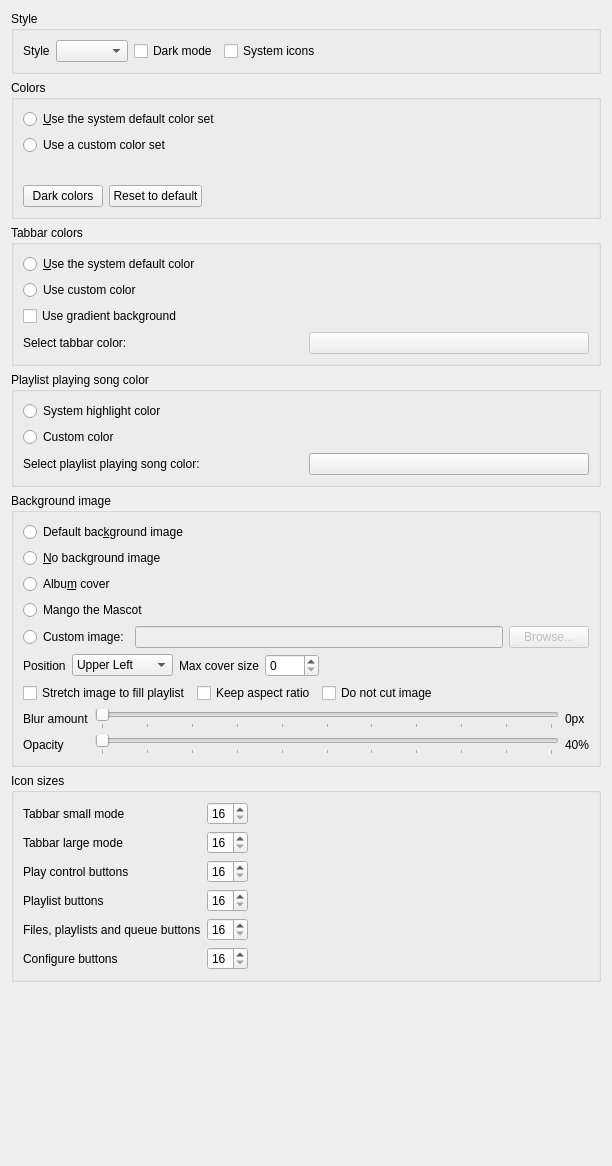
<?xml version="1.0" encoding="UTF-8"?>
<ui version="4.0">
 <class>AppearanceSettingsPage</class>
 <widget class="QWidget" name="AppearanceSettingsPage">
  <property name="geometry">
   <rect>
    <x>0</x>
    <y>0</y>
    <width>612</width>
    <height>1166</height>
   </rect>
  </property>
  <property name="windowTitle">
   <string>Appearance</string>
  </property>
  <layout class="QVBoxLayout" name="layout_appearancesettingspage">
   <item>
    <widget class="QGroupBox" name="groupbox_style">
     <property name="title">
      <string>Style</string>
     </property>
     <layout class="QVBoxLayout" name="verticalLayout">
      <item>
       <layout class="QHBoxLayout" name="layout_style">
        <item>
         <widget class="QLabel" name="label_style">
          <property name="text">
           <string>Style</string>
          </property>
         </widget>
        </item>
        <item>
         <widget class="QComboBox" name="combobox_style">
          <property name="toolTip">
           <string>You might need to restart Mango for this setting to fully apply</string>
          </property>
         </widget>
        </item>
        <item>
         <widget class="QCheckBox" name="checkbox_dark_mode">
          <property name="text">
           <string>Dark mode</string>
          </property>
         </widget>
        </item>
        <item>
         <widget class="QCheckBox" name="checkbox_system_icons">
          <property name="toolTip">
           <string>You need to restart Mango for this setting to take affect</string>
          </property>
          <property name="text">
           <string>System icons</string>
          </property>
         </widget>
        </item>
        <item>
         <spacer name="spacer_style">
          <property name="orientation">
           <enum>Qt::Horizontal</enum>
          </property>
          <property name="sizeHint" stdset="0">
           <size>
            <width>40</width>
            <height>20</height>
           </size>
          </property>
         </spacer>
        </item>
       </layout>
      </item>
     </layout>
    </widget>
   </item>
   <item>
    <widget class="QGroupBox" name="groupbox_colors">
     <property name="toolTip">
      <string>Changing colors is only supported with some styles</string>
     </property>
     <property name="title">
      <string>Colors</string>
     </property>
     <layout class="QVBoxLayout" name="layout_colors">
      <item>
       <widget class="QRadioButton" name="use_system_color_set">
        <property name="text">
         <string>&amp;Use the system default color set</string>
        </property>
       </widget>
      </item>
      <item>
       <widget class="QRadioButton" name="use_custom_color_set">
        <property name="text">
         <string>Use a custom color set</string>
        </property>
       </widget>
      </item>
      <item>
       <widget class="QWidget" name="widget_custom_colors" native="true">
        <layout class="QFormLayout" name="layout_custom_colors"/>
       </widget>
      </item>
      <item>
       <layout class="QHBoxLayout" name="layout_color_presets">
        <item>
         <widget class="QPushButton" name="button_dark_colors">
          <property name="toolTip">
           <string>Set a custom color set suitable for a dark theme</string>
          </property>
          <property name="text">
           <string>Dark colors</string>
          </property>
         </widget>
        </item>
        <item>
         <widget class="QPushButton" name="button_reset_colors">
          <property name="toolTip">
           <string>Reset the custom color set to the system default colors</string>
          </property>
          <property name="text">
           <string>Reset to default</string>
          </property>
         </widget>
        </item>
        <item>
         <spacer name="spacer_color_presets">
          <property name="orientation">
           <enum>Qt::Horizontal</enum>
          </property>
          <property name="sizeHint" stdset="0">
           <size>
            <width>40</width>
            <height>20</height>
           </size>
          </property>
         </spacer>
        </item>
       </layout>
      </item>
     </layout>
    </widget>
   </item>
   <item>
    <widget class="QGroupBox" name="groupbox_tabbar_colors">
     <property name="title">
      <string>Tabbar colors</string>
     </property>
     <layout class="QVBoxLayout" name="layout_tabbar_colors">
      <item>
       <widget class="QRadioButton" name="tabbar_system_color">
        <property name="text">
         <string>&amp;Use the system default color</string>
        </property>
       </widget>
      </item>
      <item>
       <widget class="QRadioButton" name="tabbar_custom_color">
        <property name="text">
         <string>Use custom color</string>
        </property>
       </widget>
      </item>
      <item>
       <widget class="QCheckBox" name="tabbar_gradient">
        <property name="text">
         <string>Use gradient background</string>
        </property>
       </widget>
      </item>
      <item>
       <layout class="QHBoxLayout" name="layout_tabbar_color">
        <item>
         <widget class="QLabel" name="label_tabbar_color">
          <property name="enabled">
           <bool>true</bool>
          </property>
          <property name="text">
           <string>Select tabbar color:</string>
          </property>
         </widget>
        </item>
        <item>
         <widget class="QPushButton" name="select_tabbar_color">
          <property name="enabled">
           <bool>false</bool>
          </property>
          <property name="text">
           <string notr="true"/>
          </property>
         </widget>
        </item>
       </layout>
      </item>
     </layout>
    </widget>
   </item>
   <item>
    <widget class="QGroupBox" name="playlist_playing_song_color">
     <property name="title">
      <string>Playlist playing song color</string>
     </property>
     <layout class="QVBoxLayout" name="layout_playlist_playing_song_color">
      <item>
       <widget class="QRadioButton" name="playlist_playing_song_color_system">
        <property name="text">
         <string>System highlight color</string>
        </property>
       </widget>
      </item>
      <item>
       <widget class="QRadioButton" name="playlist_playing_song_color_custom">
        <property name="text">
         <string>Custom color</string>
        </property>
       </widget>
      </item>
      <item>
       <layout class="QHBoxLayout" name="layout_playlist_playing_song_color_custom">
        <item>
         <widget class="QLabel" name="label_select_playlist_playing_song_color">
          <property name="text">
           <string>Select playlist playing song color:</string>
          </property>
         </widget>
        </item>
        <item>
         <widget class="QPushButton" name="select_playlist_playing_song_color">
          <property name="text">
           <string/>
          </property>
         </widget>
        </item>
       </layout>
      </item>
     </layout>
    </widget>
   </item>
   <item>
    <widget class="QGroupBox" name="groupbox_background_image">
     <property name="title">
      <string>Background image</string>
     </property>
     <layout class="QVBoxLayout" name="layout_background_image">
      <item>
       <widget class="QRadioButton" name="use_default_background">
        <property name="text">
         <string>Default bac&amp;kground image</string>
        </property>
       </widget>
      </item>
      <item>
       <widget class="QRadioButton" name="use_no_background">
        <property name="text">
         <string>&amp;No background image</string>
        </property>
       </widget>
      </item>
      <item>
       <widget class="QRadioButton" name="use_album_cover_background">
        <property name="toolTip">
         <string>The album cover of the currently playing song</string>
        </property>
        <property name="text">
         <string>Albu&amp;m cover</string>
        </property>
       </widget>
      </item>
      <item>
       <widget class="QRadioButton" name="use_mango_background">
        <property name="text">
         <string notr="true">Mango the Mascot</string>
        </property>
       </widget>
      </item>
      <item>
       <layout class="QHBoxLayout" name="layout_custom_image">
        <item>
         <widget class="QRadioButton" name="use_custom_background_image">
          <property name="text">
           <string>Custom image:</string>
          </property>
         </widget>
        </item>
        <item>
         <widget class="QLineEdit" name="background_image_filename">
          <property name="enabled">
           <bool>false</bool>
          </property>
          <property name="text">
           <string notr="true"/>
          </property>
         </widget>
        </item>
        <item>
         <widget class="QPushButton" name="select_background_image_filename_button">
          <property name="enabled">
           <bool>false</bool>
          </property>
          <property name="text">
           <string>Browse...</string>
          </property>
         </widget>
        </item>
       </layout>
      </item>
      <item>
       <widget class="QWidget" name="widget_background_image_options" native="true">
        <layout class="QVBoxLayout" name="layout_custom_background_image_options">
         <property name="leftMargin">
          <number>0</number>
         </property>
         <property name="topMargin">
          <number>0</number>
         </property>
         <property name="rightMargin">
          <number>0</number>
         </property>
         <property name="bottomMargin">
          <number>0</number>
         </property>
         <item>
          <widget class="QWidget" name="widget_background_image_custom_position" native="true">
           <layout class="QHBoxLayout" name="layout_custom_position">
            <property name="leftMargin">
             <number>0</number>
            </property>
            <property name="topMargin">
             <number>0</number>
            </property>
            <property name="rightMargin">
             <number>0</number>
            </property>
            <property name="bottomMargin">
             <number>0</number>
            </property>
            <item>
             <widget class="QLabel" name="label_background_image_position">
              <property name="text">
               <string>Position</string>
              </property>
             </widget>
            </item>
            <item>
             <widget class="QComboBox" name="combobox_background_image_position">
              <item>
               <property name="text">
                <string>Upper Left</string>
               </property>
              </item>
              <item>
               <property name="text">
                <string>Upper Right</string>
               </property>
              </item>
              <item>
               <property name="text">
                <string>Middle</string>
               </property>
              </item>
              <item>
               <property name="text">
                <string>Bottom Left</string>
               </property>
              </item>
              <item>
               <property name="text">
                <string>Bottom Right</string>
               </property>
              </item>
             </widget>
            </item>
            <item>
             <widget class="QLabel" name="label_background_image_max_cover_size">
              <property name="text">
               <string>Max cover size</string>
              </property>
             </widget>
            </item>
            <item>
             <widget class="QSpinBox" name="spinbox_background_image_maxsize">
              <property name="minimum">
               <number>0</number>
              </property>
              <property name="maximum">
               <number>9000</number>
              </property>
             </widget>
            </item>
            <item>
             <spacer name="spacer_background_image_position">
              <property name="orientation">
               <enum>Qt::Horizontal</enum>
              </property>
              <property name="sizeHint" stdset="0">
               <size>
                <width>40</width>
                <height>20</height>
               </size>
              </property>
             </spacer>
            </item>
           </layout>
          </widget>
         </item>
         <item>
          <widget class="QWidget" name="widget_background_image_stretch" native="true">
           <layout class="QHBoxLayout" name="layout_background_image_stretch">
            <property name="leftMargin">
             <number>0</number>
            </property>
            <property name="topMargin">
             <number>0</number>
            </property>
            <property name="rightMargin">
             <number>0</number>
            </property>
            <property name="bottomMargin">
             <number>0</number>
            </property>
            <item>
             <widget class="QCheckBox" name="checkbox_background_image_stretch">
              <property name="text">
               <string>Stretch image to fill playlist</string>
              </property>
             </widget>
            </item>
            <item>
             <widget class="QCheckBox" name="checkbox_background_image_keep_aspect_ratio">
              <property name="text">
               <string>Keep aspect ratio</string>
              </property>
             </widget>
            </item>
            <item>
             <widget class="QCheckBox" name="checkbox_background_image_do_not_cut">
              <property name="text">
               <string>Do not cut image</string>
              </property>
             </widget>
            </item>
            <item>
             <spacer name="spacer_background_image_stretch">
              <property name="orientation">
               <enum>Qt::Horizontal</enum>
              </property>
              <property name="sizeHint" stdset="0">
               <size>
                <width>40</width>
                <height>20</height>
               </size>
              </property>
             </spacer>
            </item>
           </layout>
          </widget>
         </item>
         <item>
          <layout class="QGridLayout" name="layout_background_image_blur_opacity">
           <item row="0" column="0">
            <widget class="QLabel" name="label_background_image_blur">
             <property name="enabled">
              <bool>true</bool>
             </property>
             <property name="text">
              <string>Blur amount</string>
             </property>
            </widget>
           </item>
           <item row="0" column="1">
            <widget class="QSlider" name="slider_background_image_blur">
             <property name="minimum">
              <number>0</number>
             </property>
             <property name="maximum">
              <number>100</number>
             </property>
             <property name="orientation">
              <enum>Qt::Horizontal</enum>
             </property>
             <property name="tickPosition">
              <enum>QSlider::TicksBelow</enum>
             </property>
             <property name="tickInterval">
              <number>10</number>
             </property>
            </widget>
           </item>
           <item row="0" column="2">
            <widget class="QLabel" name="label_background_image_blur_radius">
             <property name="enabled">
              <bool>true</bool>
             </property>
             <property name="text">
              <string>0px</string>
             </property>
            </widget>
           </item>
           <item row="1" column="0">
            <widget class="QLabel" name="label_background_image_opacity">
             <property name="text">
              <string>Opacity</string>
             </property>
            </widget>
           </item>
           <item row="1" column="1">
            <widget class="QSlider" name="slider_background_image_opacity">
             <property name="maximum">
              <number>100</number>
             </property>
             <property name="singleStep">
              <number>10</number>
             </property>
             <property name="orientation">
              <enum>Qt::Horizontal</enum>
             </property>
             <property name="tickPosition">
              <enum>QSlider::TicksBelow</enum>
             </property>
             <property name="tickInterval">
              <number>10</number>
             </property>
            </widget>
           </item>
           <item row="1" column="2">
            <widget class="QLabel" name="label_background_image_opacity_2">
             <property name="text">
              <string>40%</string>
             </property>
            </widget>
           </item>
          </layout>
         </item>
        </layout>
       </widget>
      </item>
     </layout>
    </widget>
   </item>
   <item>
    <widget class="QGroupBox" name="groupbox_icon_sizes">
     <property name="title">
      <string>Icon sizes</string>
     </property>
     <layout class="QHBoxLayout" name="layout_groupbox_icon_sizes">
      <item>
       <layout class="QGridLayout" name="layout_icon_sizes">
        <item row="3" column="0">
         <widget class="QLabel" name="label_icon_size_playlist_buttons">
          <property name="text">
           <string>Playlist buttons</string>
          </property>
         </widget>
        </item>
        <item row="1" column="0">
         <widget class="QLabel" name="label_icon_size_tabbar_large_mode">
          <property name="text">
           <string>Tabbar large mode</string>
          </property>
         </widget>
        </item>
        <item row="2" column="0">
         <widget class="QLabel" name="label_icon_size_play_control_buttons">
          <property name="text">
           <string>Play control buttons</string>
          </property>
         </widget>
        </item>
        <item row="2" column="1">
         <widget class="QSpinBox" name="spinbox_icon_size_play_control_buttons">
          <property name="minimum">
           <number>16</number>
          </property>
          <property name="maximum">
           <number>64</number>
          </property>
         </widget>
        </item>
        <item row="4" column="1">
         <widget class="QSpinBox" name="spinbox_icon_size_left_panel_buttons">
          <property name="minimum">
           <number>16</number>
          </property>
          <property name="maximum">
           <number>64</number>
          </property>
         </widget>
        </item>
        <item row="5" column="0">
         <widget class="QLabel" name="label_icon_size_configure_buttons">
          <property name="text">
           <string>Configure buttons</string>
          </property>
         </widget>
        </item>
        <item row="3" column="1">
         <widget class="QSpinBox" name="spinbox_icon_size_playlist_buttons">
          <property name="minimum">
           <number>16</number>
          </property>
          <property name="maximum">
           <number>64</number>
          </property>
         </widget>
        </item>
        <item row="5" column="1">
         <widget class="QSpinBox" name="spinbox_icon_size_configure_buttons">
          <property name="minimum">
           <number>16</number>
          </property>
          <property name="maximum">
           <number>64</number>
          </property>
         </widget>
        </item>
        <item row="4" column="0">
         <widget class="QLabel" name="label_icon_size_left_panel_buttons">
          <property name="text">
           <string>Files, playlists and queue buttons</string>
          </property>
         </widget>
        </item>
        <item row="1" column="1">
         <widget class="QSpinBox" name="spinbox_icon_size_tabbar_large_mode">
          <property name="minimum">
           <number>16</number>
          </property>
          <property name="maximum">
           <number>64</number>
          </property>
         </widget>
        </item>
        <item row="0" column="0">
         <widget class="QLabel" name="label_icon_size_tabbar_small_mode">
          <property name="text">
           <string>Tabbar small mode</string>
          </property>
         </widget>
        </item>
        <item row="0" column="1">
         <widget class="QSpinBox" name="spinbox_icon_size_tabbar_small_mode">
          <property name="minimum">
           <number>16</number>
          </property>
          <property name="maximum">
           <number>64</number>
          </property>
         </widget>
        </item>
       </layout>
      </item>
      <item>
       <spacer name="spacer_icon_sizes">
        <property name="orientation">
         <enum>Qt::Horizontal</enum>
        </property>
        <property name="sizeHint" stdset="0">
         <size>
          <width>40</width>
          <height>20</height>
         </size>
        </property>
       </spacer>
      </item>
     </layout>
    </widget>
   </item>
   <item>
    <spacer name="spacer_bottom">
     <property name="orientation">
      <enum>Qt::Vertical</enum>
     </property>
     <property name="sizeHint" stdset="0">
      <size>
       <width>20</width>
       <height>40</height>
      </size>
     </property>
    </spacer>
   </item>
  </layout>
 </widget>
 <tabstops>
  <tabstop>combobox_style</tabstop>
  <tabstop>checkbox_dark_mode</tabstop>
  <tabstop>checkbox_system_icons</tabstop>
  <tabstop>use_system_color_set</tabstop>
  <tabstop>use_custom_color_set</tabstop>
  <tabstop>button_dark_colors</tabstop>
  <tabstop>button_reset_colors</tabstop>
  <tabstop>tabbar_system_color</tabstop>
  <tabstop>tabbar_custom_color</tabstop>
  <tabstop>tabbar_gradient</tabstop>
  <tabstop>select_tabbar_color</tabstop>
  <tabstop>playlist_playing_song_color_system</tabstop>
  <tabstop>playlist_playing_song_color_custom</tabstop>
  <tabstop>select_playlist_playing_song_color</tabstop>
  <tabstop>use_default_background</tabstop>
  <tabstop>use_no_background</tabstop>
  <tabstop>use_album_cover_background</tabstop>
  <tabstop>use_mango_background</tabstop>
  <tabstop>use_custom_background_image</tabstop>
  <tabstop>background_image_filename</tabstop>
  <tabstop>select_background_image_filename_button</tabstop>
  <tabstop>combobox_background_image_position</tabstop>
  <tabstop>spinbox_background_image_maxsize</tabstop>
  <tabstop>checkbox_background_image_stretch</tabstop>
  <tabstop>checkbox_background_image_keep_aspect_ratio</tabstop>
  <tabstop>checkbox_background_image_do_not_cut</tabstop>
  <tabstop>slider_background_image_blur</tabstop>
  <tabstop>slider_background_image_opacity</tabstop>
  <tabstop>spinbox_icon_size_tabbar_small_mode</tabstop>
  <tabstop>spinbox_icon_size_tabbar_large_mode</tabstop>
  <tabstop>spinbox_icon_size_play_control_buttons</tabstop>
  <tabstop>spinbox_icon_size_playlist_buttons</tabstop>
  <tabstop>spinbox_icon_size_left_panel_buttons</tabstop>
  <tabstop>spinbox_icon_size_configure_buttons</tabstop>
 </tabstops>
 <resources/>
 <connections/>
</ui>
